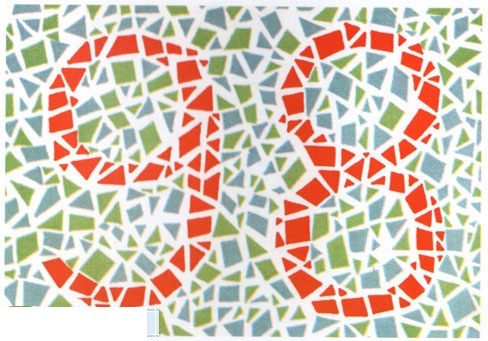
#> input picture downloaded_images/俞自萍第五版/001.jpg, 488 x 341 px
$ python simple_color_test.py 'downloaded_images/俞自萍第五版/001.jpg'
#> lines starting #> are read from the running program, lines starting #| are printed output that depends on the picture; after the words box and inside, x2 and y2 are one past the last pixel; in counts of white or black regions, pixels touching at a corner belong together
### image_utils.py
#!/usr/bin/env python3
"""
图像处理工具函数
解决中文路径问题和其他常见图像处理需求
"""

import cv2
import numpy as np
from pathlib import Path


def imread_unicode(image_path, flags=cv2.IMREAD_COLOR):
    """
    支持中文路径的图像读取函数

    Args:
        image_path: 图像路径（支持中文）
        flags: 读取标志，默认为彩色图像

    Returns:
        numpy.ndarray: 图像数组，如果读取失败返回None
    """
#> called with image_path = 'downloaded_images/俞自萍第五版/001.jpg', flags = 1
    try:
        # 转换为Path对象
        path = Path(image_path)

        # 使用numpy读取文件字节
        with open(path, 'rb') as f:
            image_bytes = f.read()

        # 转换为numpy数组
        image_array = np.frombuffer(image_bytes, dtype=np.uint8)

        # 使用cv2.imdecode解码图像
        image = cv2.imdecode(image_array, flags)
#> image is the input picture: shape (341, 488, 3); mean B, G, R 183.7, 198, 212.9

        return image

    except Exception as e:
        print(f"读取图像失败 {image_path}: {e}")
        return None


# [146 lines left out: functions imwrite_unicode, get_image_info, resize_image_keep_ratio, test_unicode_path, not called in this run]


# [2 lines that do not run on import are left out]

### simple_color_test.py
#!/usr/bin/env python3
"""
简化的多通道色觉测试
"""

import cv2
import numpy as np
from pathlib import Path
import argparse
from image_utils import imread_unicode


def analyze_color_channels(image_path):
    """
    分析图像的颜色通道分布
    """
    # 读取图像
    image = imread_unicode(str(image_path))
    if image is None:
        return None

    hsv = cv2.cvtColor(image, cv2.COLOR_BGR2HSV)
#> hsv: shape (341, 488, 3); mean H, S, V 57.4, 56.1, 223.2

    # 过滤低饱和度像素
    mask_colorful = cv2.inRange(hsv, np.array([0, 20, 40]), np.array([180, 255, 255]))
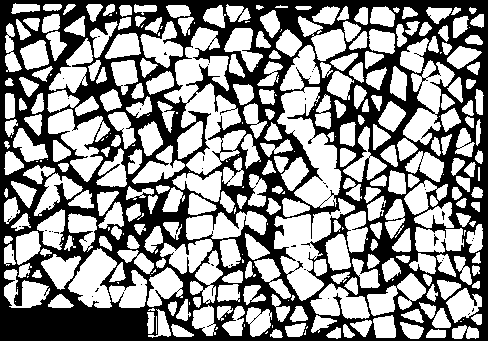
#> mask_colorful: shape (341, 488); 56.1% white; 42 black regions (40 under 20 px), largest, box (x1, y1, x2, y2) and area: (0, 0, 488, 341) 72894, (434, 234, 439, 246) 25
    total_colorful = np.sum(mask_colorful > 0)
#> total_colorful = 93385

    if total_colorful == 0:
        return None

    # 定义颜色范围
    color_ranges = {
        'red': [(0, 10), (156, 180)],
        'orange': [(10, 25)],
        'yellow': [(25, 35)],
        'green': [(35, 85)],
        'cyan': [(85, 105)],
        'blue': [(105, 130)],
        'purple': [(130, 156)]
    }

    # 统计各颜色像素
    color_stats = {}
    for color_name, ranges in color_ranges.items():
        color_mask = np.zeros_like(hsv[:, :, 0])
        for h_range in ranges:
            lower = np.array([h_range[0], 25, 40])
            upper = np.array([h_range[1], 255, 255])
            mask = cv2.inRange(hsv, lower, upper)
            color_mask = cv2.bitwise_or(color_mask, mask)

        color_pixels = np.sum(cv2.bitwise_and(color_mask, mask_colorful) > 0)
        color_stats[color_name] = {
            'pixels': color_pixels,
            'percentage': (color_pixels / total_colorful) * 100
        }
#> this loop made 7 passes
#> color_pixels on passes 1 to 7: 30157, 4175, 9013, 22107, 23664, 334, 0
#> color_mask: shape (341, 488); every value is 0
#> after the loop, color_stats = 7 items

    # 计算通道比例
    red_pixels = color_stats['red']['pixels'] + color_stats['orange']['pixels']
#> red_pixels = 34332
    green_pixels = color_stats['green']['pixels']
#> green_pixels = 22107
    blue_pixels = color_stats['blue']['pixels'] + color_stats['cyan']['pixels'] + color_stats['purple']['pixels']
#> blue_pixels = 23998
    yellow_pixels = color_stats['yellow']['pixels']
#> yellow_pixels = 9013

    rg_total = red_pixels + green_pixels
#> rg_total = 56439
    by_total = blue_pixels + yellow_pixels
#> by_total = 33011

    results = {
        'file': image_path.name,
        'total_colorful_pixels': total_colorful,
        'red_green_channel': {
            'red_pixels': red_pixels,
            'green_pixels': green_pixels,
            'red_ratio': red_pixels / rg_total if rg_total > 0 else 0,
            'green_ratio': green_pixels / rg_total if rg_total > 0 else 0
        },
        'blue_yellow_channel': {
            'blue_pixels': blue_pixels,
            'yellow_pixels': yellow_pixels,
            'blue_ratio': blue_pixels / by_total if by_total > 0 else 0,
            'yellow_ratio': yellow_pixels / by_total if by_total > 0 else 0
        },
        'color_distribution': color_stats
    }

    # 简单诊断
    diagnosis = "normal"
    notes = []

    if rg_total > 0:
        red_ratio = red_pixels / rg_total
#> red_ratio = 0.608
        if red_ratio < 0.2:
            diagnosis = "possible_protanomaly"
            notes.append("红色识别可能异常")
        elif red_ratio > 0.8:
            diagnosis = "possible_deuteranomaly"
            notes.append("绿色识别可能异常")

    if by_total > 0:
        blue_ratio = blue_pixels / by_total
#> blue_ratio = 0.727
        if blue_ratio < 0.3:
            diagnosis = "possible_tritanomaly"
            notes.append("蓝色识别可能异常")

    results['diagnosis'] = diagnosis
    results['notes'] = notes

    return results


def test_single_image(image_path):
    """
    测试单个图像
    """
    print(f"\n测试图像: {image_path}")

    results = analyze_color_channels(Path(image_path))
#> results = 7 items

    if results is None:
        print("  无法分析图像或未检测到彩色区域")
        return

    print(f"  总彩色像素: {results['total_colorful_pixels']}")
#|   总彩色像素: 93385

    # 红绿通道
    rg = results['red_green_channel']
#> rg = {'red_pixels': 34332, 'green_pixels': 22107, 'red_ratio': 0.608, 'green_ratio': 0.392}
    print(f"  红绿通道 - 红色: {rg['red_ratio']:.1%}, 绿色: {rg['green_ratio']:.1%}")
#|   红绿通道 - 红色: 60.8%, 绿色: 39.2%

    # 蓝黄通道
    by = results['blue_yellow_channel']
#> by = {'blue_pixels': 23998, 'yellow_pixels': 9013, 'blue_ratio': 0.727, 'yellow_ratio': 0.273}
    print(f"  蓝黄通道 - 蓝色: {by['blue_ratio']:.1%}, 黄色: {by['yellow_ratio']:.1%}")
#|   蓝黄通道 - 蓝色: 72.7%, 黄色: 27.3%

    # 颜色分布
    print("  颜色分布:")
    for color, stats in results['color_distribution'].items():
        if stats['percentage'] > 1.0:
            print(f"    {color}: {stats['percentage']:.1f}%")
#> this loop made 7 passes
#> (color, stats) on passes 1 to 7: ('red', {'pixels': 30157, 'percentage': 32.29}), ('orange', {'pixels': 4175, 'percentage': 4.47}), ('yellow', {'pixels': 9013, 'percentage': 9.65}), ('green', {'pixels': 22107, 'percentage': 23.67}), ('cyan', {'pixels': 23664, 'percentage': 25.34}), ('blue', {'pixels': 334, 'percentage': 0.358}), ('purple', {'pixels': 0, 'percentage': 0})
#|     red: 32.3%
#|     orange: 4.5%
#|     yellow: 9.7%
#|     green: 23.7%
#|     cyan: 25.3%

    # 诊断
    print(f"  诊断: {results['diagnosis']}")
#|   诊断: normal
    for note in results['notes']:
        print(f"    备注: {note}")
#> this loop made 0 passes


def batch_test_simple(input_dir, max_files=10):
    """
    简化的批量测试
    """
    input_path = Path(input_dir)
    if not input_path.exists():
        print(f"错误：目录不存在: {input_dir}")
        return

    # 查找图像文件
    image_extensions = {'.jpg', '.jpeg', '.png', '.bmp'}
    image_files = []

    for ext in image_extensions:
        image_files.extend(input_path.glob(f"*{ext}"))
        image_files.extend(input_path.glob(f"*{ext.upper()}"))

    image_files = image_files[:max_files]

    print(f"找到 {len(image_files)} 个图像文件")

    diagnosis_counts = {}

    for image_file in image_files:
        results = analyze_color_channels(image_file)
        if results:
            test_single_image(image_file)
            diagnosis = results['diagnosis']
            diagnosis_counts[diagnosis] = diagnosis_counts.get(diagnosis, 0) + 1

    print(f"\n=== 批量测试汇总 ===")
    print("诊断统计:")
    for diagnosis, count in diagnosis_counts.items():
        print(f"  {diagnosis}: {count} 个")


def main():
    parser = argparse.ArgumentParser(description="简化多通道色觉测试")
    parser.add_argument("input", help="输入图像文件或目录")
    parser.add_argument("--batch", action="store_true", help="批量测试模式")
    parser.add_argument("--max-files", type=int, default=10, help="最大测试文件数")

    args = parser.parse_args()

    input_path = Path(args.input)

    if args.batch or input_path.is_dir():
        batch_test_simple(args.input, args.max_files)
    else:
        test_single_image(args.input)


if __name__ == "__main__":
    main()

$ run again, with downloaded_images/俞自萍第五版/002.jpg copied over downloaded_images/俞自萍第五版/001.jpg
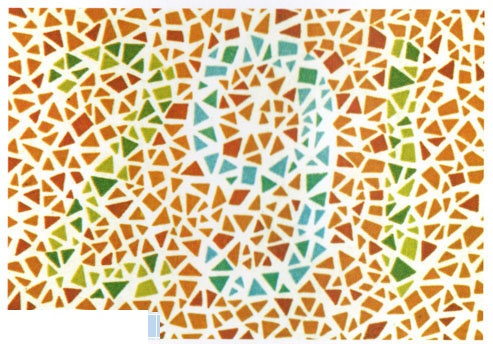
#> input picture downloaded_images/俞自萍第五版/002.jpg, 493 x 344 px
#> in imread_unicode, image is the input picture: shape (344, 493, 3); mean B, G, R 161.6, 200.6, 220.8
#> hsv: shape (344, 493, 3); mean H, S, V 33.1, 83.4, 225.2
#> in analyze_color_channels, `mask_colorful = cv2.inRange(hsv, np.array([0, 20, 40]), np.array([180,..`:
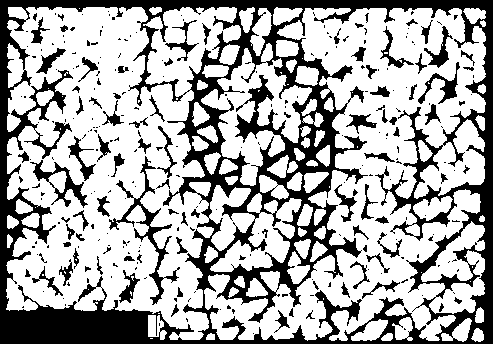
#> mask_colorful: shape (344, 493); 67.6% white; 288 black regions (198 under 20 px), largest, box (x1, y1, x2, y2) and area: (0, 0, 493, 344) 44439, (109, 156, 180, 305) 1337, (30, 160, 88, 208) 679
#> total_colorful = 114624
#> the loop in analyze_color_channels, `for color_name, ranges in color_ranges.items():` made 7 passes
#> color_pixels on passes 1 to 7: 5169, 72594, 20166, 10153, 3855, 97, 0
#> after the loop in analyze_color_channels, `for color_name, ranges in color_ranges.items():`: color_stats = 7 items
#> red_pixels = 77763
#> green_pixels = 10153
#> blue_pixels = 3952
#> yellow_pixels = 20166
#> rg_total = 87916
#> by_total = 24118
#> red_ratio = 0.885
#> blue_ratio = 0.164
#> results = 7 items
#|   总彩色像素: 114624
#> rg = {'red_pixels': 77763, 'green_pixels': 10153, 'red_ratio': 0.885, 'green_ratio': 0.115}
#|   红绿通道 - 红色: 88.5%, 绿色: 11.5%
#> by = {'blue_pixels': 3952, 'yellow_pixels': 20166, 'blue_ratio': 0.164, 'yellow_ratio': 0.836}
#|   蓝黄通道 - 蓝色: 16.4%, 黄色: 83.6%
#> the loop in test_single_image, `for color, stats in results['color_distribution'].items():` made 7 passes
#> (color, stats) on passes 1 to 7: ('red', {'pixels': 5169, 'percentage': 4.51}), ('orange', {'pixels': 72594, 'percentage': 63.33}), ('yellow', {'pixels': 20166, 'percentage': 17.59}), ('green', {'pixels': 10153, 'percentage': 8.86}), ('cyan', {'pixels': 3855, 'percentage': 3.36}), ('blue', {'pixels': 97, 'percentage': 0.0846}), ('purple', {'pixels': 0, 'percentage': 0})
#> (printed output is left out)
#|   诊断: possible_tritanomaly
#> the loop in test_single_image, `for note in results['notes']:` made 2 passes
#> note on passes 1 to 2: '绿色识别可能异常', '蓝色识别可能异常'
#> (printed output is left out)

$ run again, with downloaded_images/俞自萍第五版/005.jpg copied over downloaded_images/俞自萍第五版/001.jpg
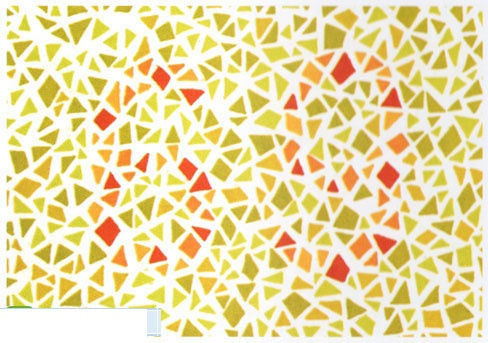
#> input picture downloaded_images/俞自萍第五版/005.jpg, 488 x 343 px
#> in imread_unicode, image is the input picture: shape (343, 488, 3); mean B, G, R 169.7, 221.5, 236.2
#> hsv: shape (343, 488, 3); mean H, S, V 35, 77.5, 236.8
#> in analyze_color_channels, `mask_colorful = cv2.inRange(hsv, np.array([0, 20, 40]), np.array([180,..`:
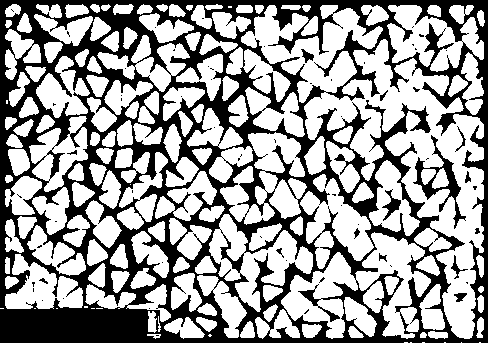
#> mask_colorful: shape (343, 488); 62% white; 65 black regions (50 under 20 px), largest, box (x1, y1, x2, y2) and area: (0, 0, 488, 343) 61696, (413, 135, 466, 229) 1005, (382, 189, 401, 221) 209
#> total_colorful = 103745
#> the loop in analyze_color_channels, `for color_name, ranges in color_ranges.items():` made 7 passes
#> color_pixels on passes 1 to 7: 4987, 44681, 59097, 229, 104, 32, 0
#> after the loop in analyze_color_channels, `for color_name, ranges in color_ranges.items():`: color_stats = 7 items
#> red_pixels = 49668
#> green_pixels = 229
#> blue_pixels = 136
#> yellow_pixels = 59097
#> rg_total = 49897
#> by_total = 59233
#> red_ratio = 0.995
#> blue_ratio = 0.0023
#> results = 7 items
#|   总彩色像素: 103745
#> rg = {'red_pixels': 49668, 'green_pixels': 229, 'red_ratio': 0.995, 'green_ratio': 0.00459}
#|   红绿通道 - 红色: 99.5%, 绿色: 0.5%
#> by = {'blue_pixels': 136, 'yellow_pixels': 59097, 'blue_ratio': 0.0023, 'yellow_ratio': 0.998}
#|   蓝黄通道 - 蓝色: 0.2%, 黄色: 99.8%
#> the loop in test_single_image, `for color, stats in results['color_distribution'].items():` made 7 passes
#> (color, stats) on passes 1 to 7: ('red', {'pixels': 4987, 'percentage': 4.81}), ('orange', {'pixels': 44681, 'percentage': 43.07}), ('yellow', {'pixels': 59097, 'percentage': 56.96}), ('green', {'pixels': 229, 'percentage': 0.221}), ('cyan', {'pixels': 104, 'percentage': 0.1}), ('blue', {'pixels': 32, 'percentage': 0.0308}), ('purple', {'pixels': 0, 'percentage': 0})
#> (printed output is left out)
#|   诊断: possible_tritanomaly
#> the loop in test_single_image, `for note in results['notes']:` made 2 passes
#> note on passes 1 to 2: '绿色识别可能异常', '蓝色识别可能异常'
#> (printed output is left out)

$ run again, with downloaded_images/俞自萍第五版/015.jpg copied over downloaded_images/俞自萍第五版/001.jpg
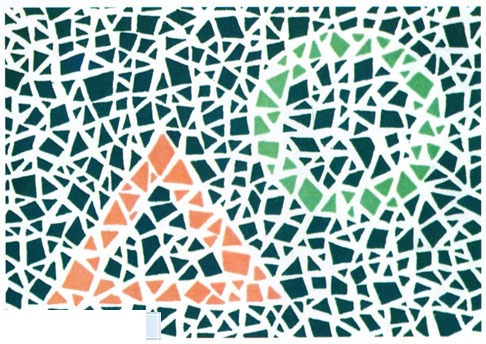
#> input picture downloaded_images/俞自萍第五版/015.jpg, 486 x 344 px
#> in imread_unicode, image is the input picture: shape (344, 486, 3); mean B, G, R 182.9, 186.3, 165.6
#> hsv: shape (344, 486, 3); mean H, S, V 80.1, 74.3, 192.5
#> in analyze_color_channels, `mask_colorful = cv2.inRange(hsv, np.array([0, 20, 40]), np.array([180,..`:
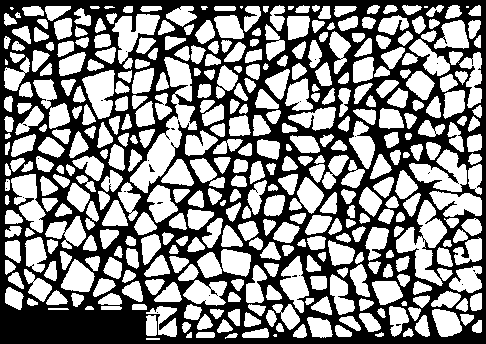
#> mask_colorful: shape (344, 486); 53% white; 30 black regions (28 under 20 px), largest, box (x1, y1, x2, y2) and area: (0, 0, 486, 344) 78465, (149, 164, 155, 172) 21
#> total_colorful = 88631
#> the loop in analyze_color_channels, `for color_name, ranges in color_ranges.items():` made 7 passes
#> color_pixels on passes 1 to 7: 6918, 2979, 7, 20495, 55927, 172, 0
#> after the loop in analyze_color_channels, `for color_name, ranges in color_ranges.items():`: color_stats = 7 items
#> red_pixels = 9897
#> green_pixels = 20495
#> blue_pixels = 56099
#> yellow_pixels = 7
#> rg_total = 30392
#> by_total = 56106
#> red_ratio = 0.326
#> blue_ratio = 1
#> results = 7 items
#|   总彩色像素: 88631
#> rg = {'red_pixels': 9897, 'green_pixels': 20495, 'red_ratio': 0.326, 'green_ratio': 0.674}
#|   红绿通道 - 红色: 32.6%, 绿色: 67.4%
#> by = {'blue_pixels': 56099, 'yellow_pixels': 7, 'blue_ratio': 1, 'yellow_ratio': 0.000125}
#|   蓝黄通道 - 蓝色: 100.0%, 黄色: 0.0%
#> the loop in test_single_image, `for color, stats in results['color_distribution'].items():` made 7 passes
#> (color, stats) on passes 1 to 7: ('red', {'pixels': 6918, 'percentage': 7.81}), ('orange', {'pixels': 2979, 'percentage': 3.36}), ('yellow', {'pixels': 7, 'percentage': 0.0079}), ('green', {'pixels': 20495, 'percentage': 23.12}), ('cyan', {'pixels': 55927, 'percentage': 63.1}), ('blue', {'pixels': 172, 'percentage': 0.194}), ('purple', {'pixels': 0, 'percentage': 0})
#> (printed output is left out)
#|   诊断: normal
